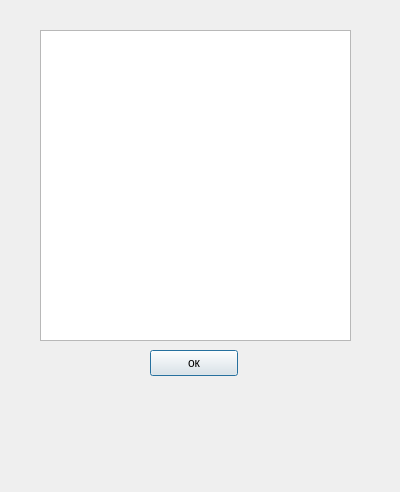
<?xml version="1.0" encoding="UTF-8"?>
<ui version="4.0">
 <class>Check</class>
 <widget class="QDialog" name="Check">
  <property name="geometry">
   <rect>
    <x>0</x>
    <y>0</y>
    <width>400</width>
    <height>492</height>
   </rect>
  </property>
  <property name="windowTitle">
   <string>Чек</string>
  </property>
  <widget class="QTextBrowser" name="textBrowser">
   <property name="geometry">
    <rect>
     <x>40</x>
     <y>30</y>
     <width>311</width>
     <height>311</height>
    </rect>
   </property>
  </widget>
  <widget class="QPushButton" name="pushButton">
   <property name="geometry">
    <rect>
     <x>150</x>
     <y>350</y>
     <width>88</width>
     <height>26</height>
    </rect>
   </property>
   <property name="text">
    <string>ок</string>
   </property>
  </widget>
 </widget>
 <resources/>
 <connections/>
</ui>
